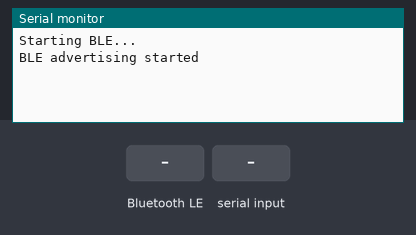
This sketch was run on a simulated ESP32-C3. On the bench: the last lines printed to the serial monitor. Inputs (shaded band) come from the test bench. Nothing arrives over Bluetooth unless stated; a phone connects over Bluetooth LE 3 s after start.

Above: at 2.2 s.
2.3 s: Bluetooth LE write "1" received
At 3.5 s:
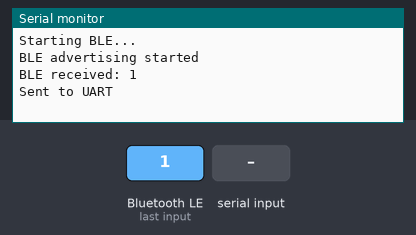
3.8 s: "1" received over the second serial link
At 4.7 s:
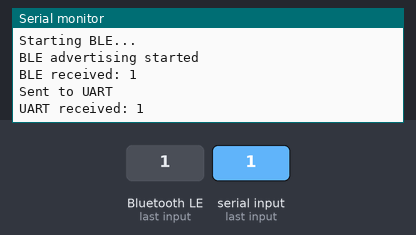
5.3 s: Bluetooth LE write "0" received
At 5.8 s:
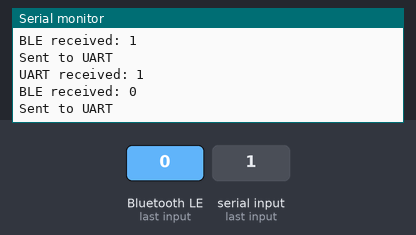
6.8 s: "0" received over the second serial link
At 8.1 s:
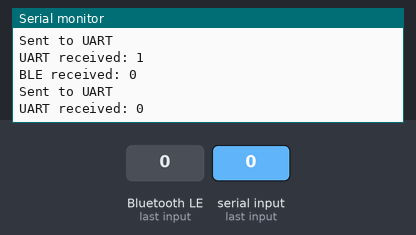

Measured:
- after the input at 2.3 s, the serial monitor: prints a new line at once (image 1)
- after the input at 3.8 s, the serial monitor: prints a new line at once (image 2)
- after the input at 5.3 s, the serial monitor: prints a new line at once (image 3)
- after the input at 6.8 s, the serial monitor: prints a new line at once (image 4)

The sketch:

esp32_ble_uart_bridge.ino
```cpp
/*
 * ESP32-C3 BLE UART 브릿지
 * STM32 (USART1) <-> ESP32-C3 (BLE) <-> 맥북 (LightBlue)
 *
 * 보드: ESP32C3 Dev Module (Arduino IDE)
 *
 * 배선:
 *   STM32 PB6  (USART1_TX) -> ESP32 GPIO4 (RX)
 *   STM32 PA10 (USART1_RX) <- ESP32 GPIO3 (TX)
 *   GND   공통
 *   3V3   STM32 -> ESP32 (USB 케이블 없이 전원 공급)
 *
 * 주의: GPIO0/GPIO1은 부트스트랩 핀이라 UART로 쓰면 불안정
 *       (부팅 시 노이즈성 신호) -> GPIO3/GPIO4로 최종 확정
 *
 * 2026.07.27
 */

#include <BLEDevice.h>
#include <BLEServer.h>
#include <BLEUtils.h>
#include <BLE2902.h>

#define SERVICE_UUID           "6E400001-B5A3-F393-E0A9-E50E24DCCA9E"
#define CHARACTERISTIC_UUID_RX "6E400002-B5A3-F393-E0A9-E50E24DCCA9E"
#define CHARACTERISTIC_UUID_TX "6E400003-B5A3-F393-E0A9-E50E24DCCA9E"

BLECharacteristic *pTxCharacteristic;
HardwareSerial MySerial(1);  // UART1 사용

class MyCallbacks: public BLECharacteristicCallbacks {
  void onWrite(BLECharacteristic *pCharacteristic) {
    String rxValue = pCharacteristic->getValue();
    if (rxValue.length() > 0) {
      Serial.print("BLE received: ");
      Serial.println(rxValue);
      MySerial.write((uint8_t*)rxValue.c_str(), rxValue.length());
      Serial.println("Sent to UART");
    }
  }
};

void setup() {
  Serial.begin(115200);
  delay(1000);
  Serial.println("Starting BLE...");

  MySerial.begin(115200, SERIAL_8N1, 4, 3);  // RX=GPIO4, TX=GPIO3

  BLEDevice::init("ESP32_UART");
  BLEServer *pServer = BLEDevice::createServer();
  BLEService *pService = pServer->createService(SERVICE_UUID);

  pTxCharacteristic = pService->createCharacteristic(
                        CHARACTERISTIC_UUID_TX,
                        BLECharacteristic::PROPERTY_NOTIFY);
  pTxCharacteristic->addDescriptor(new BLE2902());

  BLECharacteristic *pRxCharacteristic = pService->createCharacteristic(
                        CHARACTERISTIC_UUID_RX,
                        BLECharacteristic::PROPERTY_WRITE);
  pRxCharacteristic->setCallbacks(new MyCallbacks());

  pService->start();
  pServer->getAdvertising()->start();

  Serial.println("BLE advertising started");
}

void loop() {
  if (MySerial.available()) {
    String data = "";
    while (MySerial.available()) {
      data += (char)MySerial.read();   // readString()은 타임아웃 누적 문제로
                                        // 즉시 바이트 단위 읽기로 변경함
    }
    Serial.print("UART received: ");
    Serial.println(data);
    pTxCharacteristic->setValue(data.c_str());
    pTxCharacteristic->notify();
  }
}
```
